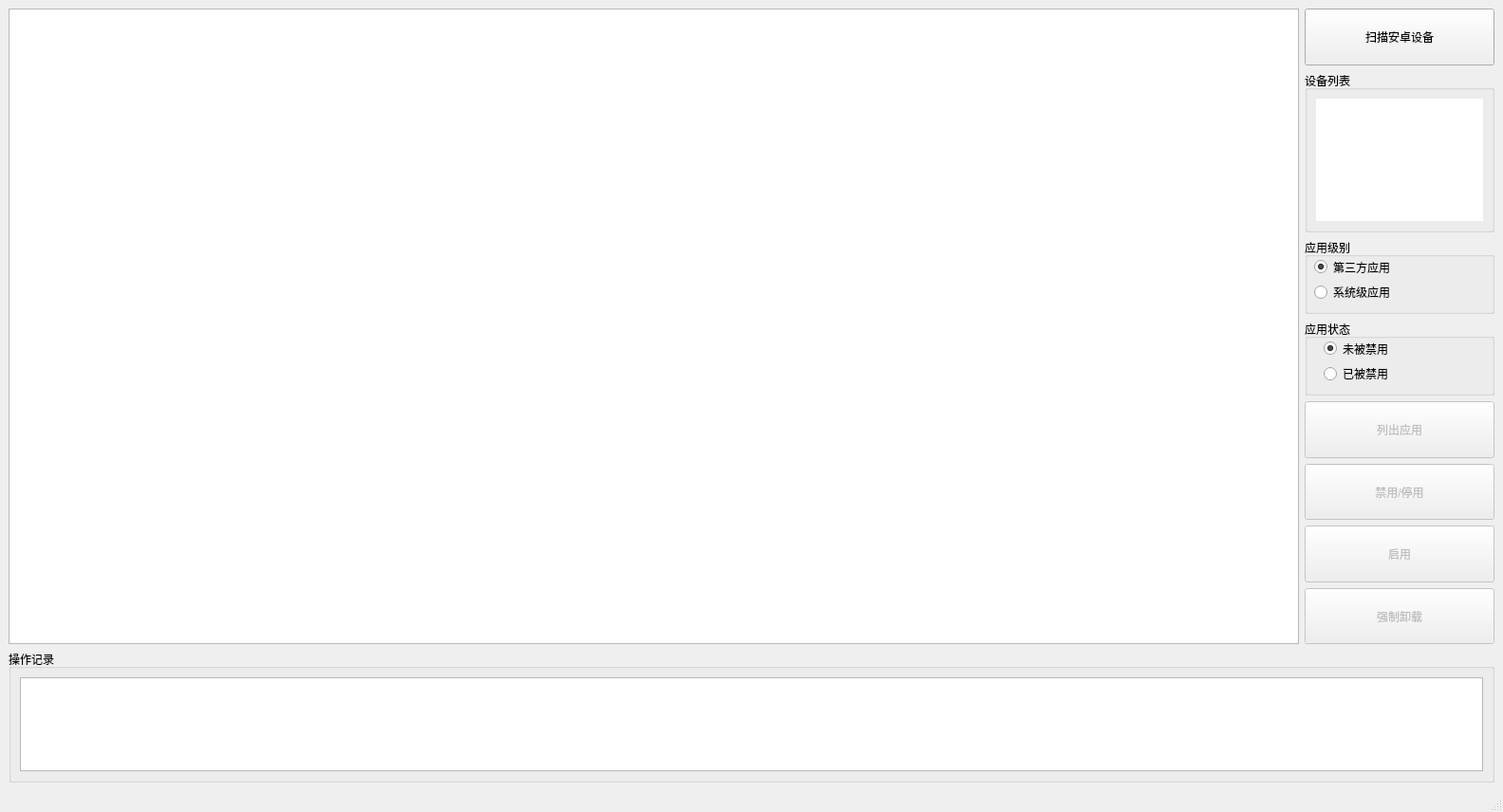
<?xml version="1.0" encoding="UTF-8"?>
<ui version="4.0">
 <class>MainWindow</class>
 <widget class="QMainWindow" name="MainWindow">
  <property name="windowModality">
   <enum>Qt::ApplicationModal</enum>
  </property>
  <property name="geometry">
   <rect>
    <x>0</x>
    <y>0</y>
    <width>1584</width>
    <height>856</height>
   </rect>
  </property>
  <property name="windowTitle">
   <string>AndroidAppManager</string>
  </property>
  <widget class="QWidget" name="centralwidget">
   <layout class="QGridLayout" name="gridLayout_2">
    <item row="0" column="0">
     <widget class="QTreeView" name="treeView">
      <property name="frameShape">
       <enum>QFrame::StyledPanel</enum>
      </property>
      <property name="frameShadow">
       <enum>QFrame::Plain</enum>
      </property>
      <property name="midLineWidth">
       <number>1</number>
      </property>
      <property name="editTriggers">
       <set>QAbstractItemView::NoEditTriggers</set>
      </property>
      <property name="showDropIndicator" stdset="0">
       <bool>false</bool>
      </property>
      <property name="alternatingRowColors">
       <bool>true</bool>
      </property>
      <property name="textElideMode">
       <enum>Qt::ElideMiddle</enum>
      </property>
      <property name="indentation">
       <number>0</number>
      </property>
      <property name="uniformRowHeights">
       <bool>true</bool>
      </property>
      <property name="itemsExpandable">
       <bool>false</bool>
      </property>
      <property name="sortingEnabled">
       <bool>true</bool>
      </property>
      <property name="animated">
       <bool>true</bool>
      </property>
      <property name="allColumnsShowFocus">
       <bool>true</bool>
      </property>
      <property name="expandsOnDoubleClick">
       <bool>false</bool>
      </property>
     </widget>
    </item>
    <item row="0" column="1">
     <layout class="QVBoxLayout" name="verticalLayout_3">
      <item>
       <widget class="QPushButton" name="pushButton_listdevice">
        <property name="sizePolicy">
         <sizepolicy hsizetype="Fixed" vsizetype="Fixed">
          <horstretch>0</horstretch>
          <verstretch>0</verstretch>
         </sizepolicy>
        </property>
        <property name="minimumSize">
         <size>
          <width>180</width>
          <height>60</height>
         </size>
        </property>
        <property name="maximumSize">
         <size>
          <width>200</width>
          <height>60</height>
         </size>
        </property>
        <property name="text">
         <string>扫描安卓设备</string>
        </property>
       </widget>
      </item>
      <item>
       <widget class="QGroupBox" name="groupBox">
        <property name="sizePolicy">
         <sizepolicy hsizetype="Fixed" vsizetype="Fixed">
          <horstretch>0</horstretch>
          <verstretch>0</verstretch>
         </sizepolicy>
        </property>
        <property name="minimumSize">
         <size>
          <width>0</width>
          <height>170</height>
         </size>
        </property>
        <property name="maximumSize">
         <size>
          <width>200</width>
          <height>170</height>
         </size>
        </property>
        <property name="title">
         <string>设备列表</string>
        </property>
        <property name="flat">
         <bool>false</bool>
        </property>
        <layout class="QGridLayout" name="gridLayout">
         <item row="0" column="0">
          <widget class="QListWidget" name="listWidget">
           <property name="contextMenuPolicy">
            <enum>Qt::CustomContextMenu</enum>
           </property>
           <property name="toolTip">
            <string>&lt;html&gt;&lt;head/&gt;&lt;body&gt;&lt;p&gt;点击获取设备应用列表&lt;/p&gt;&lt;/body&gt;&lt;/html&gt;</string>
           </property>
           <property name="statusTip">
            <string>点击获取设备应用列表</string>
           </property>
           <property name="accessibleName">
            <string/>
           </property>
           <property name="autoFillBackground">
            <bool>true</bool>
           </property>
           <property name="frameShape">
            <enum>QFrame::NoFrame</enum>
           </property>
           <property name="frameShadow">
            <enum>QFrame::Raised</enum>
           </property>
           <property name="lineWidth">
            <number>1</number>
           </property>
          </widget>
         </item>
        </layout>
       </widget>
      </item>
      <item>
       <widget class="QGroupBox" name="groupBox_3">
        <property name="sizePolicy">
         <sizepolicy hsizetype="Fixed" vsizetype="Preferred">
          <horstretch>0</horstretch>
          <verstretch>0</verstretch>
         </sizepolicy>
        </property>
        <property name="minimumSize">
         <size>
          <width>0</width>
          <height>80</height>
         </size>
        </property>
        <property name="maximumSize">
         <size>
          <width>200</width>
          <height>16777215</height>
         </size>
        </property>
        <property name="title">
         <string>应用级别</string>
        </property>
        <property name="checkable">
         <bool>false</bool>
        </property>
        <widget class="QWidget" name="layoutWidget">
         <property name="geometry">
          <rect>
           <x>10</x>
           <y>20</y>
           <width>104</width>
           <height>47</height>
          </rect>
         </property>
         <layout class="QVBoxLayout" name="verticalLayout">
          <item>
           <widget class="QRadioButton" name="radioButton_thd">
            <property name="text">
             <string>第三方应用</string>
            </property>
            <property name="checked">
             <bool>true</bool>
            </property>
           </widget>
          </item>
          <item>
           <widget class="QRadioButton" name="radioButton_sys">
            <property name="text">
             <string>系统级应用</string>
            </property>
           </widget>
          </item>
         </layout>
        </widget>
       </widget>
      </item>
      <item>
       <widget class="QGroupBox" name="groupBox_4">
        <property name="sizePolicy">
         <sizepolicy hsizetype="Fixed" vsizetype="Preferred">
          <horstretch>0</horstretch>
          <verstretch>0</verstretch>
         </sizepolicy>
        </property>
        <property name="minimumSize">
         <size>
          <width>0</width>
          <height>80</height>
         </size>
        </property>
        <property name="maximumSize">
         <size>
          <width>200</width>
          <height>16777215</height>
         </size>
        </property>
        <property name="title">
         <string>应用状态</string>
        </property>
        <widget class="QWidget" name="layoutWidget">
         <property name="geometry">
          <rect>
           <x>20</x>
           <y>20</y>
           <width>89</width>
           <height>47</height>
          </rect>
         </property>
         <layout class="QVBoxLayout" name="verticalLayout_2">
          <item>
           <widget class="QRadioButton" name="radioButton_en">
            <property name="text">
             <string>未被禁用</string>
            </property>
            <property name="checked">
             <bool>true</bool>
            </property>
           </widget>
          </item>
          <item>
           <widget class="QRadioButton" name="radioButton_dis">
            <property name="text">
             <string>已被禁用</string>
            </property>
           </widget>
          </item>
         </layout>
        </widget>
       </widget>
      </item>
      <item>
       <widget class="QPushButton" name="pushButton_listpackage">
        <property name="enabled">
         <bool>false</bool>
        </property>
        <property name="sizePolicy">
         <sizepolicy hsizetype="Fixed" vsizetype="Fixed">
          <horstretch>0</horstretch>
          <verstretch>0</verstretch>
         </sizepolicy>
        </property>
        <property name="minimumSize">
         <size>
          <width>180</width>
          <height>50</height>
         </size>
        </property>
        <property name="maximumSize">
         <size>
          <width>200</width>
          <height>60</height>
         </size>
        </property>
        <property name="text">
         <string>列出应用</string>
        </property>
       </widget>
      </item>
      <item>
       <widget class="QPushButton" name="pushButton_disable">
        <property name="enabled">
         <bool>false</bool>
        </property>
        <property name="sizePolicy">
         <sizepolicy hsizetype="Fixed" vsizetype="Fixed">
          <horstretch>0</horstretch>
          <verstretch>0</verstretch>
         </sizepolicy>
        </property>
        <property name="minimumSize">
         <size>
          <width>180</width>
          <height>50</height>
         </size>
        </property>
        <property name="maximumSize">
         <size>
          <width>200</width>
          <height>60</height>
         </size>
        </property>
        <property name="text">
         <string>禁用/停用</string>
        </property>
       </widget>
      </item>
      <item>
       <widget class="QPushButton" name="pushButton_enable">
        <property name="enabled">
         <bool>false</bool>
        </property>
        <property name="sizePolicy">
         <sizepolicy hsizetype="Fixed" vsizetype="Fixed">
          <horstretch>0</horstretch>
          <verstretch>0</verstretch>
         </sizepolicy>
        </property>
        <property name="minimumSize">
         <size>
          <width>180</width>
          <height>50</height>
         </size>
        </property>
        <property name="maximumSize">
         <size>
          <width>200</width>
          <height>60</height>
         </size>
        </property>
        <property name="text">
         <string>启用</string>
        </property>
       </widget>
      </item>
      <item>
       <widget class="QPushButton" name="pushButton_uninstall">
        <property name="enabled">
         <bool>false</bool>
        </property>
        <property name="sizePolicy">
         <sizepolicy hsizetype="Fixed" vsizetype="Fixed">
          <horstretch>0</horstretch>
          <verstretch>0</verstretch>
         </sizepolicy>
        </property>
        <property name="minimumSize">
         <size>
          <width>180</width>
          <height>50</height>
         </size>
        </property>
        <property name="maximumSize">
         <size>
          <width>200</width>
          <height>60</height>
         </size>
        </property>
        <property name="text">
         <string>强制卸载</string>
        </property>
       </widget>
      </item>
     </layout>
    </item>
    <item row="1" column="0" colspan="2">
     <widget class="QGroupBox" name="groupBox_2">
      <property name="minimumSize">
       <size>
        <width>0</width>
        <height>140</height>
       </size>
      </property>
      <property name="maximumSize">
       <size>
        <width>16777215</width>
        <height>140</height>
       </size>
      </property>
      <property name="title">
       <string>操作记录</string>
      </property>
      <layout class="QGridLayout" name="gridLayout_3">
       <item row="0" column="0">
        <widget class="QTextEdit" name="textEdit">
         <property name="autoFillBackground">
          <bool>true</bool>
         </property>
        </widget>
       </item>
      </layout>
     </widget>
    </item>
   </layout>
  </widget>
  <widget class="QMenuBar" name="menubar">
   <property name="geometry">
    <rect>
     <x>0</x>
     <y>0</y>
     <width>1584</width>
     <height>26</height>
    </rect>
   </property>
  </widget>
  <widget class="QStatusBar" name="statusbar"/>
 </widget>
 <resources/>
 <connections/>
</ui>
